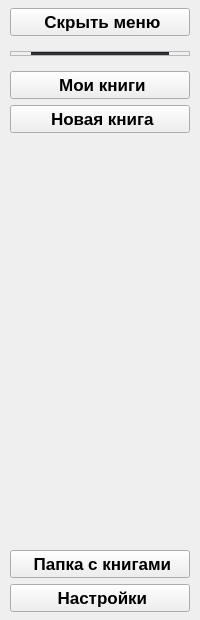
        <widget class="QFrame" name="menuFrame">
         <property name="minimumSize">
          <size>
           <width>200</width>
           <height>0</height>
          </size>
         </property>
         <property name="maximumSize">
          <size>
           <width>65</width>
           <height>16777215</height>
          </size>
         </property>
         <layout class="QVBoxLayout" name="verticalLayout">
          <property name="spacing">
           <number>15</number>
          </property>
          <property name="leftMargin">
           <number>10</number>
          </property>
          <property name="topMargin">
           <number>8</number>
          </property>
          <property name="rightMargin">
           <number>10</number>
          </property>
          <property name="bottomMargin">
           <number>8</number>
          </property>
          <item>
           <widget class="QPushButton" name="menuBtn">
            <property name="font">
             <font>
              <family>Arial</family>
              <pointsize>13</pointsize>
              <weight>75</weight>
              <bold>true</bold>
             </font>
            </property>
            <property name="text">
             <string> Скрыть меню</string>
            </property>
            <property name="icon">
             <iconset resource="resources/icons.qrc">
              <normaloff>:/other/angle_left.svg</normaloff>:/other/angle_left.svg</iconset>
            </property>
            <property name="iconSize">
             <size>
              <width>25</width>
              <height>25</height>
             </size>
            </property>
           </widget>
          </item>
          <item>
           <widget class="QFrame" name="splitLine">
            <property name="frameShape">
             <enum>QFrame::StyledPanel</enum>
            </property>
            <property name="frameShadow">
             <enum>QFrame::Raised</enum>
            </property>
            <layout class="QHBoxLayout" name="horizontalLayout_4">
             <property name="spacing">
              <number>0</number>
             </property>
             <property name="leftMargin">
              <number>20</number>
             </property>
             <property name="topMargin">
              <number>0</number>
             </property>
             <property name="rightMargin">
              <number>20</number>
             </property>
             <property name="bottomMargin">
              <number>0</number>
             </property>
             <item>
              <widget class="Line" name="line">
               <property name="sizePolicy">
                <sizepolicy hsizetype="Expanding" vsizetype="Fixed">
                 <horstretch>0</horstretch>
                 <verstretch>0</verstretch>
                </sizepolicy>
               </property>
               <property name="minimumSize">
                <size>
                 <width>0</width>
                 <height>0</height>
                </size>
               </property>
               <property name="styleSheet">
                <string notr="true">background-color: rgb(45, 47, 50);</string>
               </property>
               <property name="orientation">
                <enum>Qt::Horizontal</enum>
               </property>
              </widget>
             </item>
            </layout>
           </widget>
          </item>
          <item>
           <widget class="QFrame" name="btnGroupFrame">
            <layout class="QVBoxLayout" name="verticalLayout_2">
             <property name="spacing">
              <number>6</number>
             </property>
             <property name="leftMargin">
              <number>0</number>
             </property>
             <property name="topMargin">
              <number>0</number>
             </property>
             <property name="rightMargin">
              <number>0</number>
             </property>
             <property name="bottomMargin">
              <number>0</number>
             </property>
             <item>
              <widget class="QPushButton" name="libraryBtn">
               <property name="font">
                <font>
                 <family>Arial</family>
                 <pointsize>13</pointsize>
                 <weight>75</weight>
                 <bold>true</bold>
                </font>
               </property>
               <property name="text">
                <string> Мои книги</string>
               </property>
               <property name="icon">
                <iconset resource="resources/icons.qrc">
                 <normaloff>:/menu/book.svg</normaloff>:/menu/book.svg</iconset>
               </property>
               <property name="iconSize">
                <size>
                 <width>25</width>
                 <height>25</height>
                </size>
               </property>
               <attribute name="buttonGroup">
                <string notr="true">menuButtons</string>
               </attribute>
              </widget>
             </item>
             <item>
              <widget class="QPushButton" name="addBookBtn">
               <property name="font">
                <font>
                 <family>Arial</family>
                 <pointsize>13</pointsize>
                 <weight>75</weight>
                 <bold>true</bold>
                </font>
               </property>
               <property name="text">
                <string> Новая книга</string>
               </property>
               <property name="icon">
                <iconset resource="resources/icons.qrc">
                 <normaloff>:/other/plus.svg</normaloff>:/other/plus.svg</iconset>
               </property>
               <property name="iconSize">
                <size>
                 <width>25</width>
                 <height>25</height>
                </size>
               </property>
               <attribute name="buttonGroup">
                <string notr="true">menuButtons</string>
               </attribute>
              </widget>
             </item>
            </layout>
           </widget>
          </item>
          <item>
           <spacer name="verticalSpacer">
            <property name="orientation">
             <enum>Qt::Vertical</enum>
            </property>
            <property name="sizeHint" stdset="0">
             <size>
              <width>20</width>
              <height>402</height>
             </size>
            </property>
           </spacer>
          </item>
          <item>
           <widget class="QFrame" name="btnGroupFrame_2">
            <layout class="QVBoxLayout" name="verticalLayout_5">
             <property name="leftMargin">
              <number>0</number>
             </property>
             <property name="topMargin">
              <number>0</number>
             </property>
             <property name="rightMargin">
              <number>0</number>
             </property>
             <property name="bottomMargin">
              <number>0</number>
             </property>
             <item>
              <widget class="QPushButton" name="dirWithBooksBtn">
               <property name="font">
                <font>
                 <family>Arial</family>
                 <pointsize>13</pointsize>
                 <weight>75</weight>
                 <bold>true</bold>
                </font>
               </property>
               <property name="text">
                <string> Папка с книгами</string>
               </property>
               <property name="icon">
                <iconset resource="resources/icons.qrc">
                 <normaloff>:/menu/folder.svg</normaloff>:/menu/folder.svg</iconset>
               </property>
               <property name="iconSize">
                <size>
                 <width>25</width>
                 <height>25</height>
                </size>
               </property>
               <attribute name="buttonGroup">
                <string notr="true">menuButtons</string>
               </attribute>
              </widget>
             </item>
             <item>
              <widget class="QPushButton" name="settingsBtn">
               <property name="font">
                <font>
                 <family>Arial</family>
                 <pointsize>13</pointsize>
                 <weight>75</weight>
                 <bold>true</bold>
                </font>
               </property>
               <property name="text">
                <string> Настройки</string>
               </property>
               <property name="icon">
                <iconset resource="resources/icons.qrc">
                 <normaloff>:/menu/settings.svg</normaloff>:/menu/settings.svg</iconset>
               </property>
               <property name="iconSize">
                <size>
                 <width>25</width>
                 <height>25</height>
                </size>
               </property>
               <attribute name="buttonGroup">
                <string notr="true">menuButtons</string>
               </attribute>
              </widget>
             </item>
            </layout>
           </widget>
          </item>
         </layout>
        </widget>
